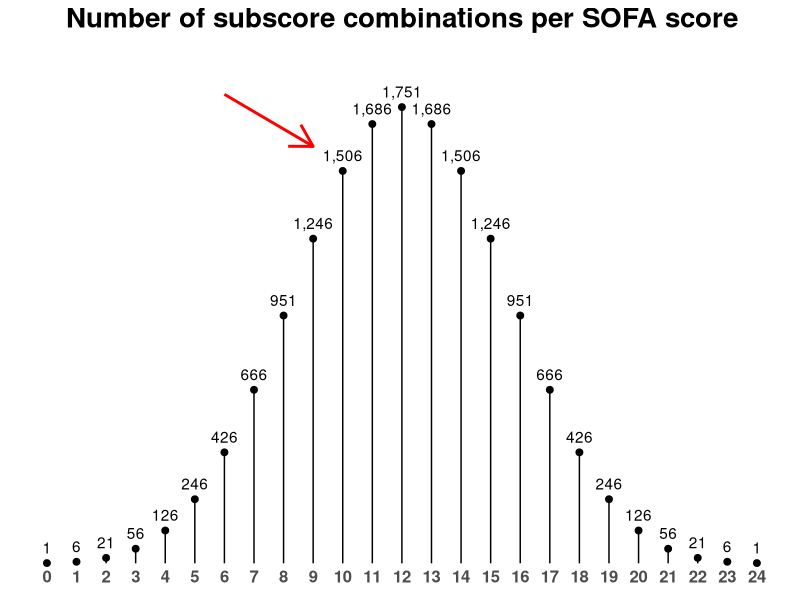

This figure's R source:
## ---- chunk 1
combos <- expand.grid("lung" = 0:4, "liver" = 0:4, "heart" = 0:4, "blood" = 0:4, "brain" = 0:4, "kidney" = 0:4)
combos
combos$total_sofa <- rowSums(combos)
combos
sofa_counts <- table(combos$total_sofa)
sofa_counts
## ---- chunk 2
library(tidyverse)
#theme_set(theme_bw(base_size = 15, base_family = "Roboto Condensed"))

combos %>%
  count(total_sofa) %>%
  ggplot(aes(total_sofa, n, label=formatC(n, format="d", big.mark=","))) +
  geom_point(size=2) +
  geom_segment(aes(x=total_sofa, xend=total_sofa, y=0, yend=n)) +
  geom_text(nudge_y = 60) +
  #geom_bar(stat="identity", fill="#3C639A") +
  #geom_bar(stat="identity") +
  labs(x="Total SOFA Score", y="Number of Combinations") +
  scale_y_continuous(expand=c(0,0), limits=c(-20,2000), labels=scales::comma_format()) +
  scale_x_continuous(breaks = 0:24) +
  guides(fill=F) +
  #scale_x_continuous(expand=c(0,0))  +
  scale_fill_gradient(low="navy",high="firebrick2") +
  theme_classic() +
  theme(axis.line = element_blank(),
        axis.title.y = element_blank(),
        axis.text.y = element_blank(),
        axis.ticks = element_blank(),
        axis.title.x = element_blank(),
         plot.title = element_text(hjust = 0.5,
                                  face = "bold", size = 20),
        #axis.title.x = element_text(face="bold"),
        axis.text.x = element_text(size=12, face="bold", vjust=2.5)
        ) +
  labs(title="Number of subscore combinations per SOFA score") + 
  annotate("segment", x = 6, xend = 9, y = 1800, yend = 1600, colour = "red", size=1, arrow=arrow())
